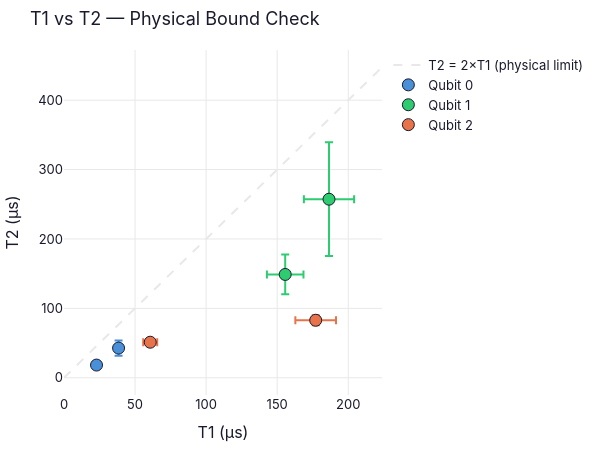

Notebook source saved alongside this figure:
### Markdown cell above
## 2. T1 vs T2 Relationship

Physics constrains T2 ≤ 2×T1. Points near the diagonal indicate energy relaxation dominates decoherence. Points well below suggest additional dephasing noise. Each point is one measurement of one qubit.

### Code cell
# ── T1 vs T2 scatter with physical bound line ──
# Merge T1 and T2 by qubit + closest timestamp
t1_merge = t1_df[["qubit", "timestamp", "t1_us", "t1_stderr"]].copy()
t2_merge = t2_df[["qubit", "timestamp", "t2_us", "t2_stderr"]].copy()

# Round timestamps to nearest minute for merge
t1_merge["ts_round"] = t1_merge["timestamp"].dt.round("1min")
t2_merge["ts_round"] = t2_merge["timestamp"].dt.round("1min")

coherence_df = pd.merge(t1_merge, t2_merge, on=["qubit", "ts_round"], suffixes=("_t1", "_t2"))

fig = go.Figure()

# T2 = 2*T1 physical bound
max_t1 = coherence_df["t1_us"].max() * 1.2 if len(coherence_df) > 0 else 300
fig.add_trace(go.Scatter(
    x=[0, max_t1], y=[0, 2 * max_t1],
    mode="lines", name="T2 = 2×T1 (physical limit)",
    line=dict(color=COLORS["grid"], dash="dash", width=2),
))

for qubit in sorted(coherence_df["qubit"].unique()):
    color = COLORS.get(f"qubit_{qubit}", "#888888")
    qdata = coherence_df[coherence_df["qubit"] == qubit]
    fig.add_trace(go.Scatter(
        x=qdata["t1_us"], y=qdata["t2_us"],
        error_x=dict(type="data", array=qdata["t1_stderr"].fillna(0), visible=True),
        error_y=dict(type="data", array=qdata["t2_stderr"].fillna(0), visible=True),
        mode="markers",
        name=f"Qubit {qubit}",
        marker=dict(size=12, color=color, line=dict(width=1, color=COLORS["text"])),
    ))

style(fig)
fig.update_layout(
    title="T1 vs T2 — Physical Bound Check",
    xaxis_title="T1 (µs)",
    yaxis_title="T2 (µs)",
    height=450,
    width=600,
)
fig.show()

### Figure 1 — Plotly figure (JSON) as saved in the notebook; plotly's stock layout.template omitted (floating-point values rounded to 4 significant figures)
{"data": [{"line": {"color": "#e8e8e8", "dash": "dash", "width": 2}, "mode": "lines", "name": "T2 = 2×T1 (physical limit)", "type": "scatter", "x": [0, 223.7], "y": [0, 447.5]}, {"error_x": {"array": [1.552, 0.584], "type": "data", "visible": true}, "error_y": {"array": [11.06, 1.297], "type": "data", "visible": true}, "marker": {"color": "#4a90d9", "line": {"color": "#1a1a2e", "width": 1}, "size": 12}, "mode": "markers", "name": "Qubit 0", "type": "scatter", "x": [38.39, 22.89], "y": [42.77, 18.27]}, {"error_x": {"array": [17.66, 12.86], "type": "data", "visible": true}, "error_y": {"array": [81.95, 28.66], "type": "data", "visible": true}, "marker": {"color": "#2ecc71", "line": {"color": "#1a1a2e", "width": 1}, "size": 12}, "mode": "markers", "name": "Qubit 1", "type": "scatter", "x": [186.5, 155.6], "y": [257.3, 148.9]}, {"error_x": {"array": [4.928, 14.3], "type": "data", "visible": true}, "error_y": {"array": [1.834, 7.29], "type": "data", "visible": true}, "marker": {"color": "#e8734a", "line": {"color": "#1a1a2e", "width": 1}, "size": 12}, "mode": "markers", "name": "Qubit 2", "type": "scatter", "x": [60.66, 177.1], "y": [51.19, 82.85]}], "layout": {"font": {"color": "#1a1a2e", "family": "Inter, Helvetica, Arial, sans-serif", "size": 13}, "height": 450, "margin": {"b": 50, "l": 60, "r": 30, "t": 50}, "paper_bgcolor": "#ffffff", "plot_bgcolor": "#ffffff", "title": {"text": "T1 vs T2 — Physical Bound Check"}, "width": 600, "xaxis": {"autorange": true, "gridcolor": "#e8e8e8", "range": [0, 223.7], "title": {"text": "T1 (µs)"}, "type": "linear", "zeroline": false}, "yaxis": {"autorange": true, "gridcolor": "#e8e8e8", "range": [-24.86, 472.4], "title": {"text": "T2 (µs)"}, "type": "linear", "zeroline": false}}}
